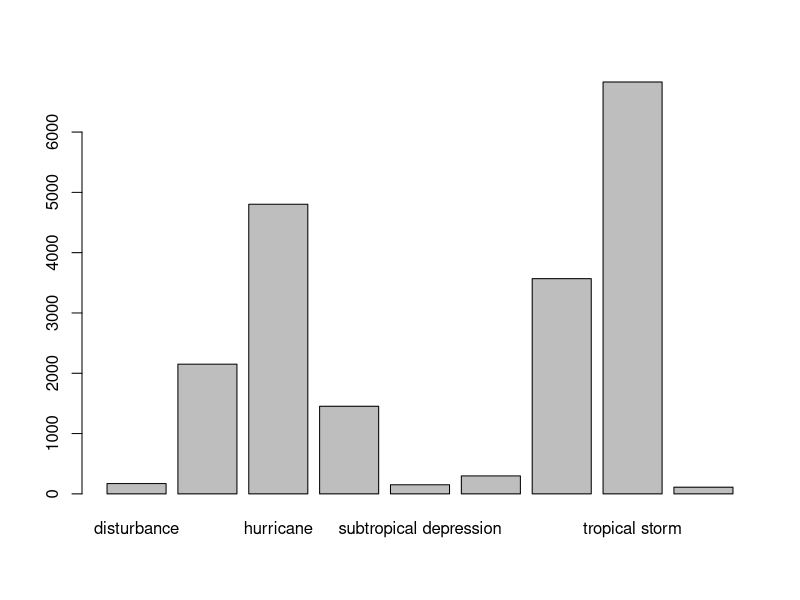
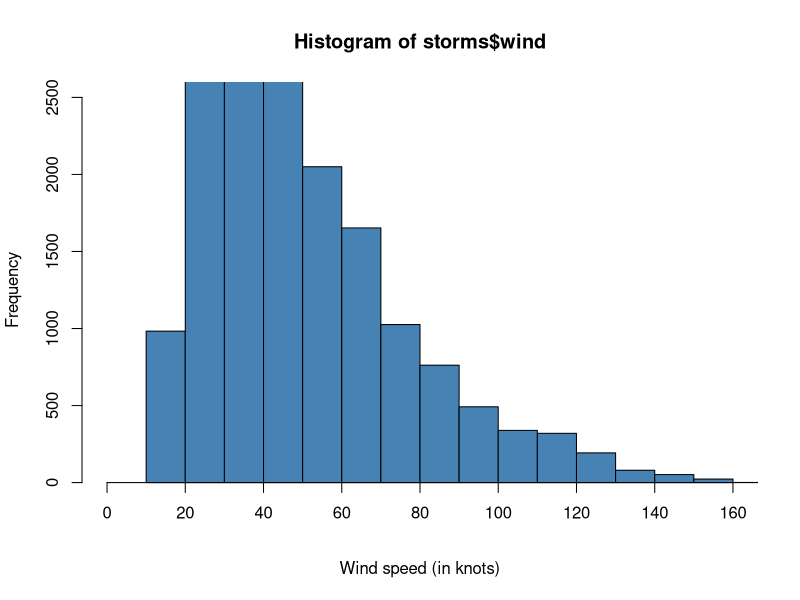
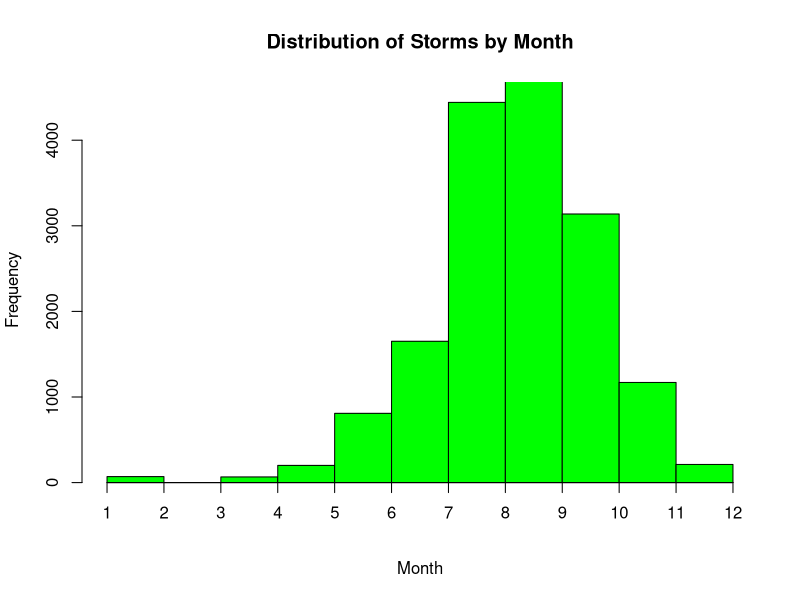
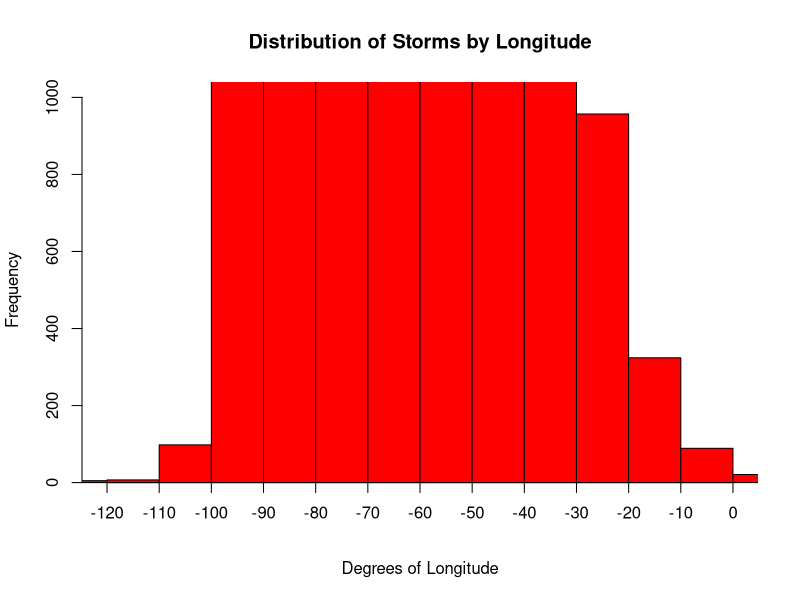
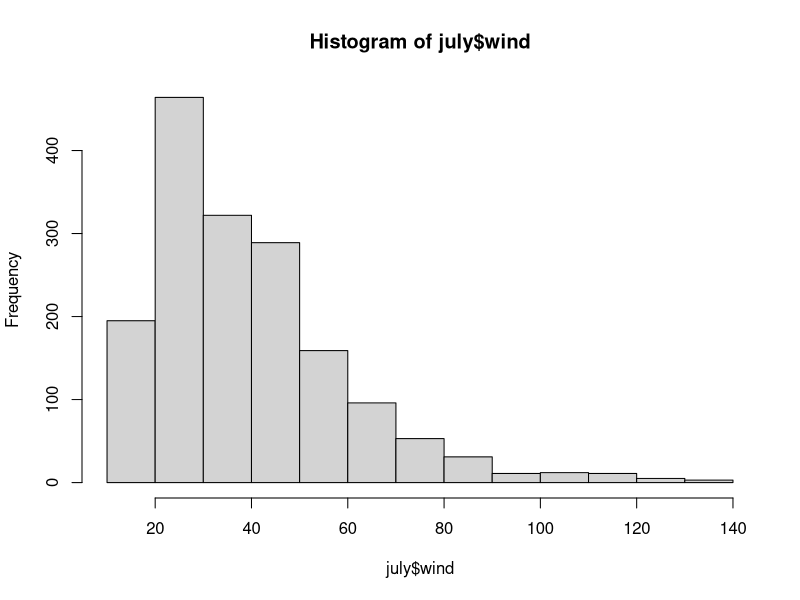
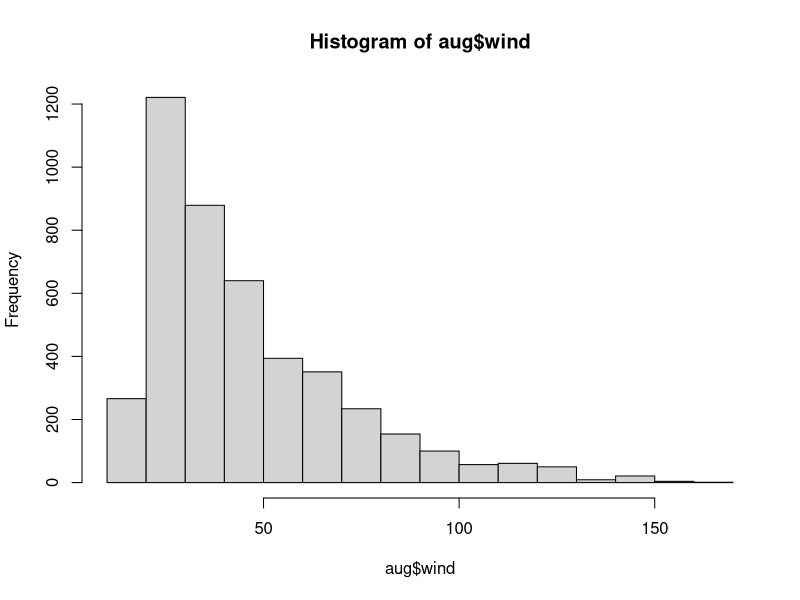
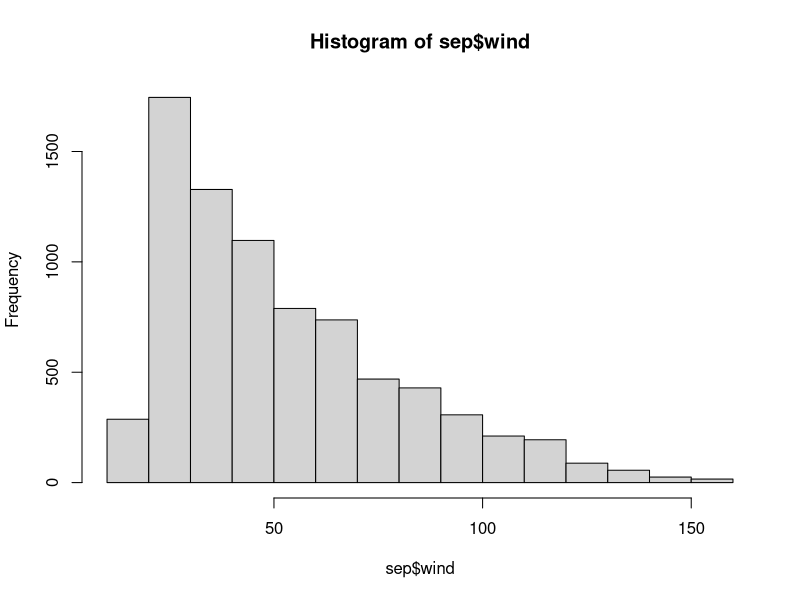
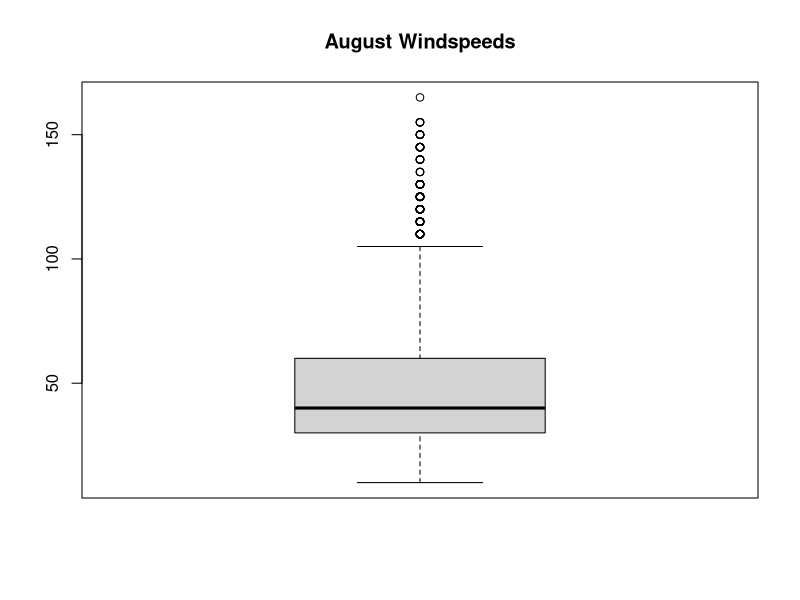

These figures' R source, in order:
# install.packages(c("tidyverse", "dplyr", "resampledata"))

library(tidyverse) # loads package tidyverse
library(dplyr)

help(package = "dplyr") # glossary of functions and datasets in dplyr

# The glimpse function is in the dplyr package
glimpse(storms) #gives a glimpse of the dataset storms

# The view function is in the tidyverse package
# If tidyverse has not been loaded, then use View() 
view(storms) # displays the dataset in tabular form

types <- table(storms$status)
barplot(types)

hist(storms$wind, breaks = 15, 
     xlab="Wind speed (in knots)",
     xlim = c(0, 160), ylim = c(0,2500), 
     col = "steelblue",
     xaxt='n')                      # This means no x axis drawn
axis(1, at=seq(0, 160, 20), pos=0)  # This adds a specific axis back 

# Below is simplier code that 
# Generates a default x axis which is fine too!
#hist(storms$wind, breaks = 15, 
#     xlab="Wind speed (in knots)",
#     xlim = c(0, 160), ylim = c(0,2500), 
#     col = "steelblue",
#     main = "Distribution of Windspeed from 1975-2015")

hist(storms$month, 
     breaks = 12, 
     xlab="Month",
     xlim = c(1, 12), 
     ylim = c(0,4500), 
     col = "green",
     main = "Distribution of Storms by Month",
     xaxt='n')
axis(1, at=seq(1, 12, 1), pos=0)

hist(storms$long, 
     breaks = 15, 
     xlab="Degrees of Longitude",
     xlim = c(-120, 0), 
     ylim = c(0,1000), 
     col = "red",
     main = "Distribution of Storms by Longitude",
     xaxt='n')
axis(1, at=seq(-120, 0, 10), pos=0)

mean(storms$wind)  #Mean
median(storms$wind) #Median

###########
#### Day 2
###########
july <- filter(storms, month == "7")

#july <- subset(storms), month == "7") #keeps all variables same as filter above
#july.wind <- subset(storms, select = wind, month == "7") #keeps only windspeed variable
#july.wind.vec <- subset(storms, select = wind, month == "7", drop = T) #data vector instad of data frame

# Calculate centers for July
mean(july$wind) # mean is 41.195 knots
median(july$wind) # median is 37.5 knots

# Filter August and September Storms
aug <- filter(storms, month == "8") 
sep <- filter(storms, month == "9") 
mean(aug$wind) # mean is 52.1 knots
mean(sep$wind) # mean is 57.958 knots

# Optional plots to visualize wind speeds by month

hist(july$wind)
hist(aug$wind)
hist(sep$wind)

summary(july$wind)

boxplot(aug$wind, 
        main = "August Windspeeds", 
        horizontal = FALSE)

boxplot(july$wind, 
        main = "July Windspeeds", 
        horizontal = TRUE)

boxplot(july$wind, aug$wind, 
        main = "Windspeed of Storms (knots)", 
        names = c("July", "August"), 
        col = c("red", "blue"), 
        horizontal = TRUE)
        